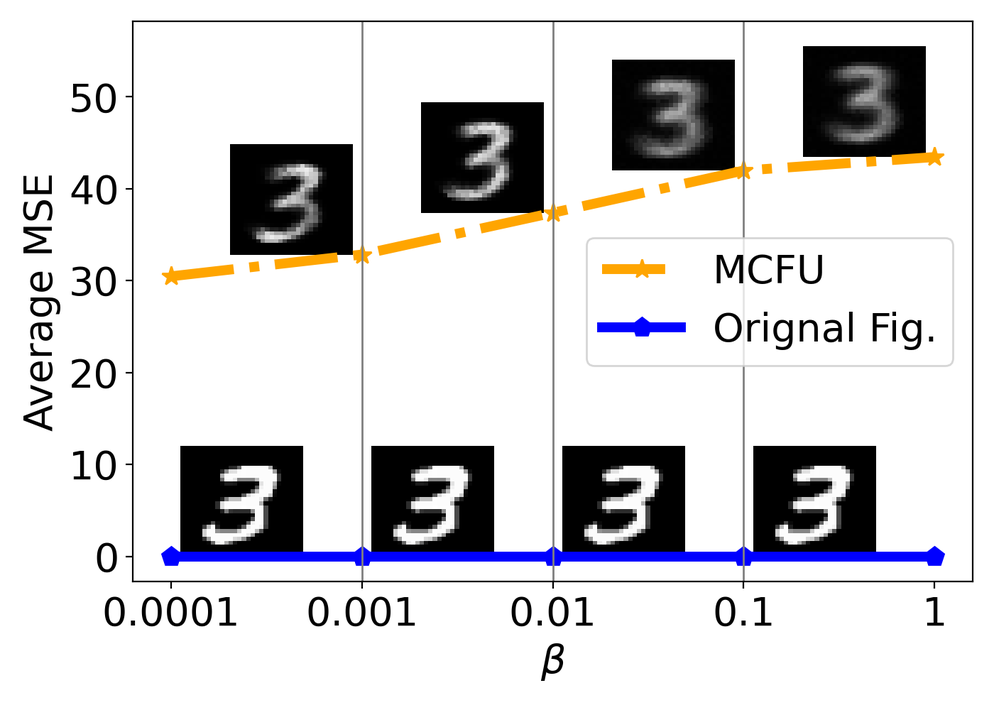
#> input picture Experiments/On_MNIST/reconstruct_beta/mnist_beta_recontruction.png, 994 x 710 px, shrunk from 1400 x 1000 before the run, given in place of mnist_image_sr_10_org_wo.png, which was not available
$ python draw_test.py
#> lines starting #> are read from the running program, lines starting #| are printed output that depends on the picture; pictures that were not available may be replaced by others from this repository, and a replacement may not be noted
import matplotlib.image as mpimg
import matplotlib.pyplot as plt
import numpy as np
# Load the image

# image = np.transpose(image, (1, 2, 0))
# Display the image
# plt.imshow(image)
# plt.show()

x_coords=[1, 2, 3, 4, 5]

# validation_for_plt =[97,95.8600, 94.9400, 93.5400, 93.2400]
# attack_for_plt=[0, 0.3524, 0, 0.1762, 0.1762]
# basic_for_plt=[99.8, 99.8, 99.8, 99.8, 99.8]

labels = ['0.0001', '0.001', '0.01', '0.1', '1' ]
unl_org_0= [0, 0, 0, 0, 0]
unl_org = [182.17, 199.2, 183.12, 128.49, 203.3]


unl_hess_r = [22.75, 22.75, 22.75, 22.75, 22.75]
unl_vbu = [199.53, 199.53, 199.53, 199.53, 199.53]

unl_ss_w = [40.874, 42.91, 63.794, 78.73, 82.50]
unl_ss_wo = [28.964, 31.22, 48.08, 69.03, 77.20]

#w = 42.91, wo=31.22

fig, ax = plt.subplots(figsize=(6.5, 5))


# [5 lines of commented-out code are left out]

index_change = 0.4

#load org
image = mpimg.imread('mnist_image_sr_10_org_wo.png')
#> image is the input picture: shape (710, 994, 4) float32; mean R, G, B, A 0.834, 0.83, 0.837, 1
ax.imshow(image, extent=[x_coords[0]+0.05, x_coords[0]+2*index_change/5*4+0.05, unl_org_0[0]+1.2, unl_org_0[0]+2*index_change/4*100+1.2], aspect='auto')
ax.imshow(image, extent=[x_coords[1] +0.05, x_coords[1]+2*index_change/5*4+0.05, unl_org_0[1]+1.2, unl_org_0[1]+2*index_change/4*100+1.2], aspect='auto')
ax.imshow(image, extent=[x_coords[2] +0.05, x_coords[2]+2*index_change/5*4+0.05, unl_org_0[2]+1.2, unl_org_0[2]+2*index_change/4*100+1.2], aspect='auto')
ax.imshow(image, extent=[x_coords[3] +0.05, x_coords[3]+2*index_change/5*4+0.05, unl_org_0[3]+1.2, unl_org_0[3]+2*index_change/4*100+1.2], aspect='auto')
#ax.imshow(image, extent=[x_coords[4] +0.05, x_coords[4]+2*index_change/5*4+0.05, unl_org_0[4], unl_org_0[4]+2*index_change/4*60], aspect='auto')


#image = mpimg.imread('mnist_image_beta_0001_wo.png')
#ax.imshow(image, extent=[x_coords[0]-index_change/5*4, x_coords[0]+index_change/5*4, unl_ss_wo[0], unl_ss_wo[0]+2*index_change/4*60], aspect='auto')
image = mpimg.imread('mnist_image_beta_001_wo.png')
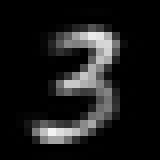
#> input picture Experiments/On_MNIST/reconstruct_beta/mnist_image_beta_001_wo.png, 20 x 20 px, shrunk from 28 x 28 before the run (shown 8 times larger)
#> image is the input picture: shape (20, 20, 4) float32; mean R, G, B, A 0.105, 0.105, 0.105, 1
ax.imshow(image, extent=[x_coords[1]-2*index_change/5*4 -0.05, x_coords[1] -0.05, unl_ss_w[1], unl_ss_w[1]+2*index_change/4*100], aspect='auto')
image = mpimg.imread('mnist_image_beta_01_wo.png')
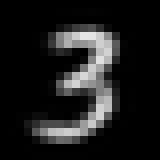
#> input picture Experiments/On_MNIST/reconstruct_beta/mnist_image_beta_01_wo.png, 20 x 20 px, shrunk from 28 x 28 before the run (shown 8 times larger)
#> image is the input picture: shape (20, 20, 4) float32; mean R, G, B, A 0.114, 0.114, 0.114, 1
ax.imshow(image, extent=[x_coords[2]-2*index_change/5*4 -0.05, x_coords[2]-0.05 , unl_ss_w[2], unl_ss_w[2]+2*index_change/4*100], aspect='auto')
image = mpimg.imread('mnist_image_beta_1_wo.png')
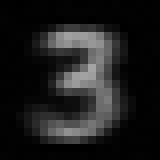
#> input picture Experiments/On_MNIST/reconstruct_beta/mnist_image_beta_1_wo.png, 20 x 20 px, shrunk from 28 x 28 before the run (shown 8 times larger)
#> image is the input picture: shape (20, 20, 4) float32; mean R, G, B, A 0.111, 0.111, 0.111, 1
ax.imshow(image, extent=[x_coords[3]-2*index_change/5*4-0.05, x_coords[3] -0.05, unl_ss_w[3], unl_ss_w[3]+2*index_change/4*100], aspect='auto')
image = mpimg.imread('mnist_image_beta_10_wo.png')
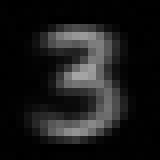
#> input picture Experiments/On_MNIST/reconstruct_beta/mnist_image_beta_10_wo.png, 20 x 20 px, shrunk from 28 x 28 before the run (shown 8 times larger)
#> image is the input picture: shape (20, 20, 4) float32; mean R, G, B, A 0.101, 0.101, 0.101, 1
ax.imshow(image, extent=[x_coords[4]-2*index_change/5*4-0.05, x_coords[4]-0.05 , unl_ss_w[4], unl_ss_w[4]+2*index_change/4*100], aspect='auto')


l_w=5
m_s=10
marker_s = 3
markevery=1
# ax.scatter(x_coords, unl_org_0, marker='p', color='blue', zorder=20)
ax.scatter(x_coords, unl_ss_w, marker='.', color='orange', zorder=2)
# ax.plot(x_coords, unl_ss_w, color='blue', zorder=3)
ax.plot(x_coords, unl_ss_w, color='dodgerblue',  marker='^', fillstyle='none',linestyle=(0,(2,1,1,1)), label='BlindU$_{w}$',linewidth=l_w, markersize=m_s, markeredgewidth=marker_s)

ax.plot(x_coords, unl_ss_wo, color='limegreen',  marker='D', fillstyle='none', linestyle='--', label='BlindU$_{w/o}$',linewidth=l_w, markersize=m_s, markeredgewidth=marker_s)


ax.plot(x_coords, unl_hess_r, color='orange',  marker='o',fillstyle='none', linestyle='-.', label='Grad. (HBFU)',linewidth=l_w, markersize=m_s, markeredgewidth=marker_s)


ax.plot(x_coords, unl_org_0, color='orangered',  marker='p', fillstyle='none', label='Orig. Image (VBU)',linewidth=l_w, markersize=m_s, markeredgewidth=marker_s)


y_coords = [-10,10,20,30,111]
x1=[2,2,2,2,2]
ax.plot(x1, y_coords, color='gray',   linestyle='-',linewidth=1, markersize=m_s)
y_coords = [-10,10,20,30,111]
x1=[3,3,3,3,3]
ax.plot(x1, y_coords, color='gray',   linestyle='-',linewidth=1, markersize=m_s)
y_coords = [-10,10,20,30,111]
x1=[4,4,4,4,4]
ax.plot(x1, y_coords, color='gray',   linestyle='-',linewidth=1, markersize=m_s)


#ax.plot(x_coords, unl_vbu, color='orange',  marker='x',  label='VBU',linewidth=l_w,  markersize=m_s)

#ax.plot(x_coords, unl_hess_r, color='r',  marker='p',  label='HBU',linewidth=l_w, markersize=m_s)


# plt.title('CIFAR-10 image at specified points')
# 关闭自动扩展功能
plt.autoscale(False)
# leg = plt.legend(fancybox=True, shadow=True)
# plt.xlabel('Malicious Client Ratio (%)' ,fontsize=16)
plt.ylabel('Average MSE' ,fontsize=20)
my_y_ticks = np.arange(0, 102, 20)
plt.yticks(my_y_ticks,fontsize=20)
ymin, ymax = plt.ylim()
plt.ylim(ymin - 0.05*(ymax-ymin), ymax + 0.05*(ymax-ymin))

plt.xlabel('$\\beta$' ,fontsize=20)

plt.xticks(x_coords, labels, fontsize=20)
xmin, xmax = plt.xlim()
plt.xlim(xmin - 0.05*(xmax-xmin), xmax + 0.05*(xmax-xmin))

# plt.title('CIFAR10 IID')
# plt.legend(loc='center right',fontsize=20)
plt.tight_layout()
#plt.title("MNIST")
plt.rcParams['figure.figsize'] = (2.0, 1)
plt.rcParams['image.interpolation'] = 'nearest'
plt.rcParams['figure.subplot.left'] = 0.11
plt.rcParams['figure.subplot.bottom'] = 0.08
plt.rcParams['figure.subplot.right'] = 0.977
plt.rcParams['figure.subplot.top'] = 0.969
plt.savefig('mnist_beta_recontruction.pdf', format='pdf', dpi=200)
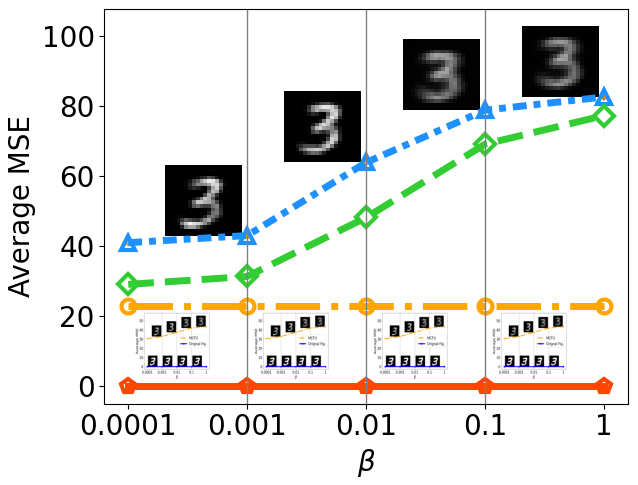
#> figure drawn by matplotlib, 1 panel
plt.show()


# [16 lines of commented-out code are left out]
